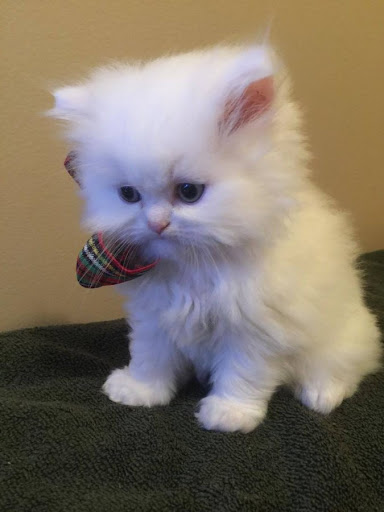
#> input picture persianCat.jpg, 384 x 512 px, found by its file name
$ jupyter execute 3_drawing_with_openCV.ipynb
#> lines starting #> are read from the running program, lines starting #| are printed output that depends on the picture; after the words box and inside, x2 and y2 are one past the last pixel; in counts of white or black regions, pixels touching at a corner belong together
<a href="https://colab.research.google.com/github/reeda23/Open-CV101-OpenCV-Basics/blob/main/3_drawing_with_openCV.ipynb" target="_parent"></a>

[cell 1]
#importing packages

import cv2
import numpy as np
import matplotlib.pyplot as plt

[cell 2]
#implementing basic drawing function with cv2

canvas = np.zeros((300,300,3), dtype="uint8")
green = (0,255,0)
 #first parameter that we pass is canvas like wehre to draw,
 #2nd parameter is the starting point, 3rd parameter  is ending point and 4th one is which colour

cv2.line(canvas, (0,0), (300,300),green)

plt.imshow(canvas)
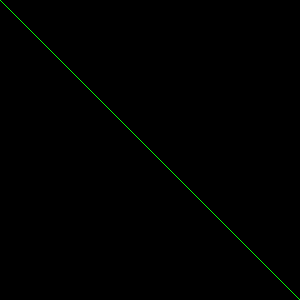
#> shown: shape (300, 300, 3); mean R, G, B 0, 0.8, 0

[cell 3]
#thicker line

canvas = np.zeros((300,300,3), dtype= "uint8")
green = (0,255,0)
red =  (255,0,0)

cv2.line(canvas,(0,0),(300,300),green)
#drawing a line from top right corner to the bottom left corner
cv2.line(canvas, (300,0), (0,300), red, 3)
plt.imshow(canvas)
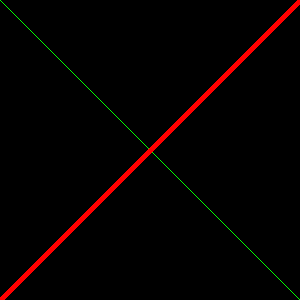
#> shown: shape (300, 300, 3); mean R, G, B 5.9, 0.8, 0

[cell 4]
#drawing rectangle of 50x50 on a canvas
green = (0,255,0)
canvas = np.zeros((300,300,3), dtype = "uint8")
cv2.rectangle(canvas, (10,10), (60,60), green)
plt.imshow(canvas)

[cell 5]
# drawing a circle on a canvas

#first we initialize canvas
canvas = np.zeros((300,300,3), dtype= "uint8")

#to find the center of the canvas
(centerX, centerY) = (canvas.shape[1] // 2, canvas.shape[0]//2)

#color
white = (255,255,255)

cv2.circle(canvas,(centerX, centerY), 10, white)
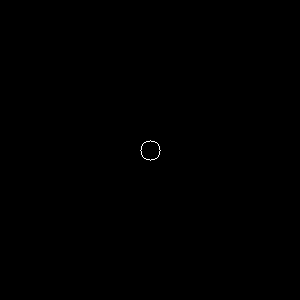
#> canvas: shape (300, 300, 3); 0.06% white in thin lines or dots, all inside (x1, y1, x2, y2) = (140, 140, 161, 161)
plt.imshow(canvas)

[cell 6]
#drawing multiple circles on canvas

#reintialize canvas
canvas = np.zeros((300,300,3), dtype="uint8")

#to find the center of the canvas
(centerX, centerY) = (canvas.shape[1] // 2, canvas.shape[0]//2)


white = (255,255,255)

for r in range(0, 175, 25):
    cv2.circle(canvas, (centerX, centerY), r, white)
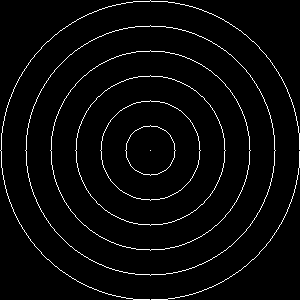
#> canvas: shape (300, 300, 3); 3.3% white in thin lines or dots

#showing our work on canvas
plt.imshow(canvas)

[cell 7]
#drawing random circle on canvas

#reinitialize canvas
canvas = np.zeros((300,300,3), dtype="uint8")


#randomly generating radius
radius = np.random.randint(5, high = 200)
color = np.random.randint(0, high= 256, size=(3,)).tolist()
points = np.random.randint(0, high = 300, size=(2,))

cv2.circle(canvas,tuple(points),radius,color, -1) #-1 mean filled circle
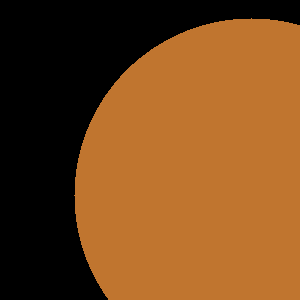
#> canvas: shape (300, 300, 3); mean of channels 0, 1, 2 29, 72.1, 118.4; drawn as B, G, R
plt.imshow(canvas)

[cell 8]
#generating multiple random circles

canvas = np.zeros((300,300,3), dtype="uint8")

for i in range(0,10):
    radius = np.random.randint(5, high=200)
    color = np.random.randint(0,high=256, size=(3,)).tolist()
    points = np.random.randint(0, high = 300, size=(2,))

    cv2.circle(canvas, tuple(points), radius,color, -1)
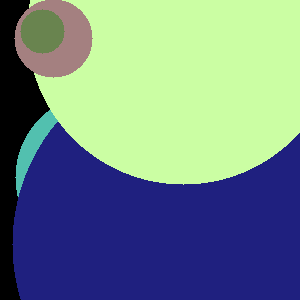
#> canvas: shape (300, 300, 3); mean of channels 0, 1, 2 133.1, 133, 109.9; drawn as B, G, R

plt.imshow(canvas)

[cell 9]
#drawing on an image

image = cv2.imread("/content/drive/MyDrive/OpenCV101 - Basics of OpenCV/persianCat.jpg")
#> image is the input picture: shape (512, 384, 3); mean B, G, R 104.1, 117.3, 128.4
#convert image into RGB
image = cv2.cvtColor(image, cv2.COLOR_BGR2RGB)

red = (255,0,0)

#drawing rectangle around cat

cv2.rectangle(image, (40,41), (370,443), red,3)
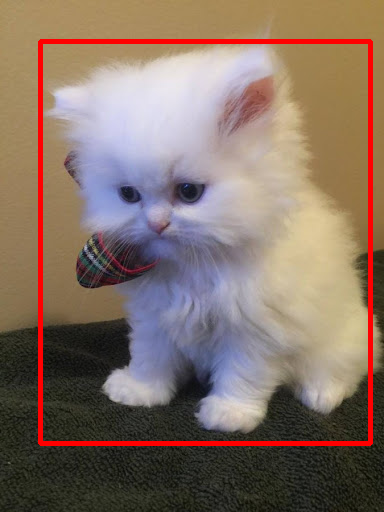
#> image: shape (512, 384, 3); mean R, G, B 133.7, 113.7, 101.7
#If you are wonder from where did these exact pixels came then
#open the image in paint or something and check the exact coordinate points on where you want to draw the rectangle
plt.imshow(image)

$ run again, with adrian.png saved as persianCat.jpg
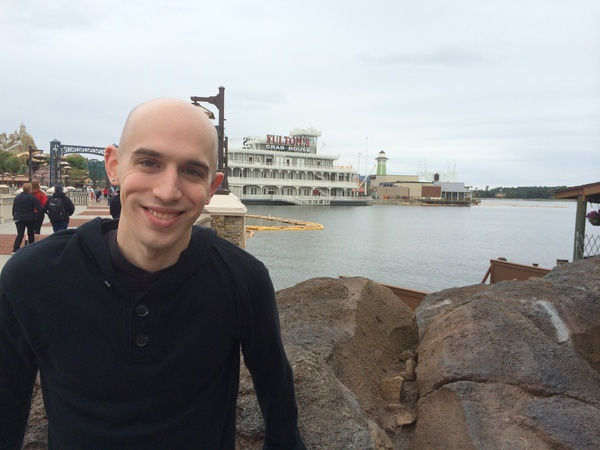
#> input picture adrian.png, 600 x 450 px, found by its file name
#> image is the input picture: shape (450, 600, 3); mean B, G, R 139.8, 140.1, 141
#> `cv2.rectangle(image, (40,41), (370,443), red,3)`:
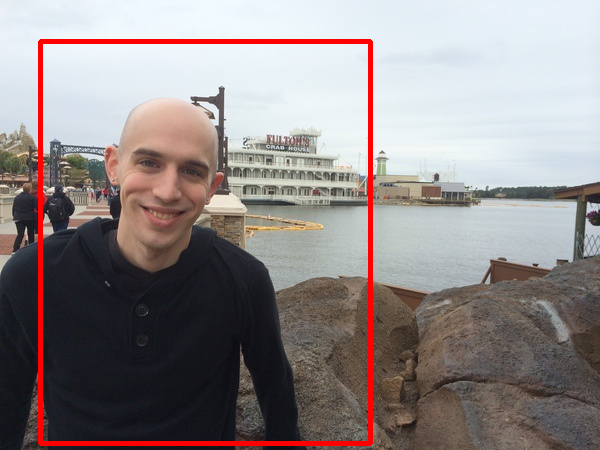
#> image: shape (450, 600, 3); mean R, G, B 144.2, 136.4, 136.1

$ run again, with grand_canyon.png saved as persianCat.jpg
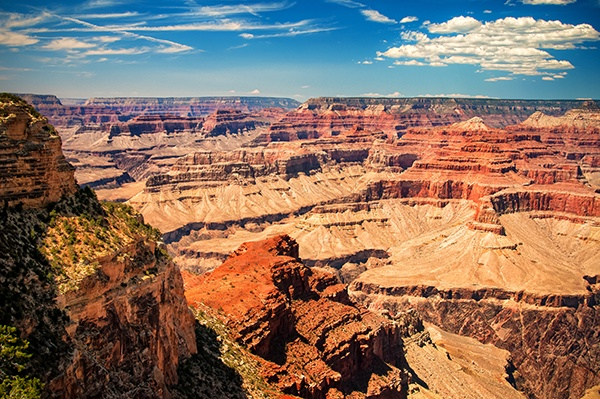
#> input picture grand_canyon.png, 600 x 399 px, found by its file name
#> image is the input picture: shape (399, 600, 3); mean B, G, R 97.6, 113.2, 138.3
#> `cv2.rectangle(image, (40,41), (370,443), red,3)`:
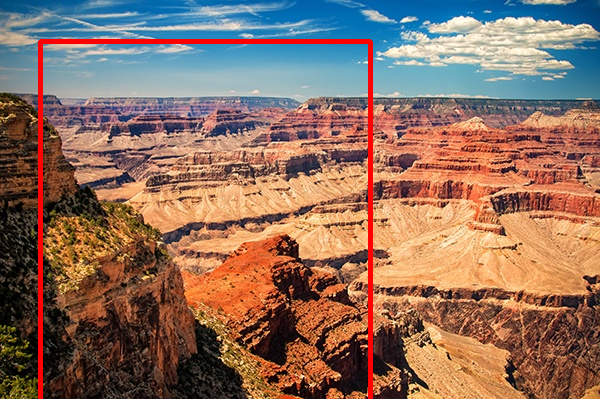
#> image: shape (399, 600, 3); mean R, G, B 141.7, 110.9, 95.3
